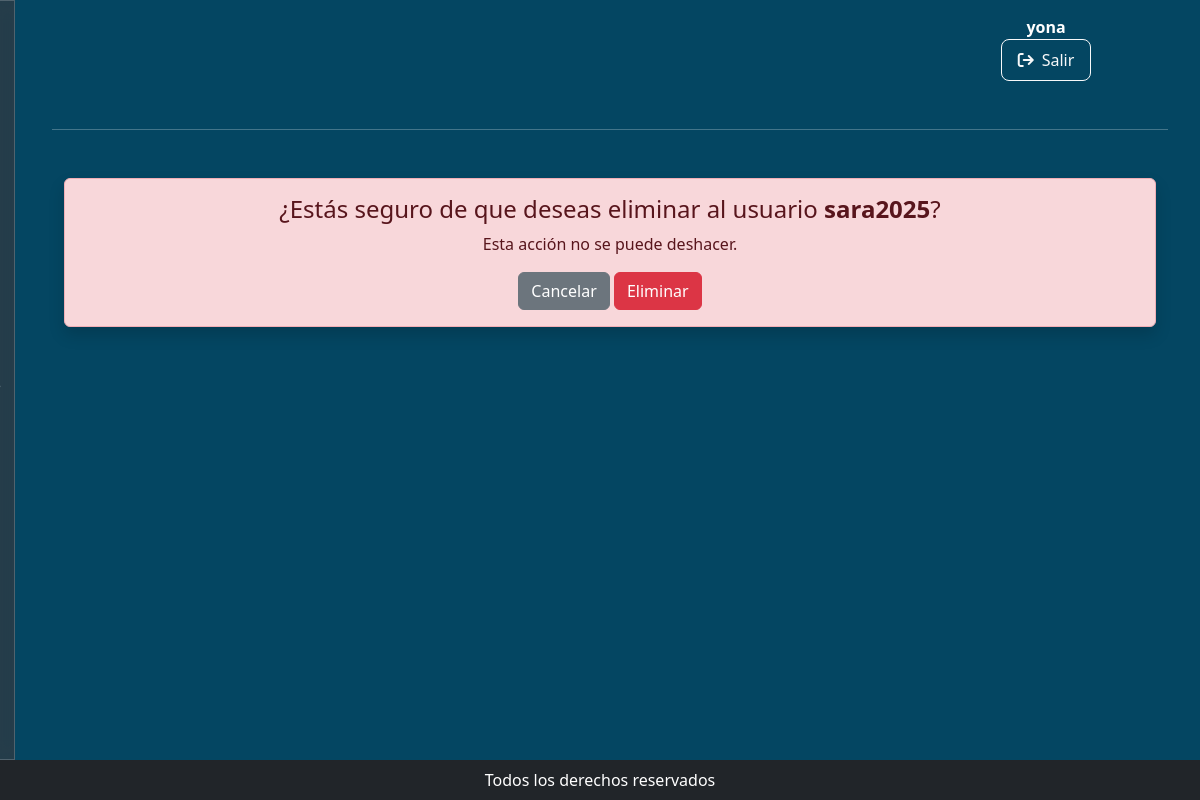
Page /usuarios/eliminar/1/ (signed in) on the committed database.
### usuarios/models.py (models this page shows, shortened)
class UsuarioPersonalizado(AbstractUser):
    ROLES = [
        ('Administrador', 'Administrador'),
        ('Secretaria', 'Secretaria'),
        ('Invitado', 'Invitado'),
        ('Visitante', 'Visitante'),
    ]
    telefono = models.CharField(max_length=20, blank=True, null=True)
    tipo_documento = models.CharField(max_length=15, blank=True, null=True)
    documento = models.CharField(max_length=20, blank=True, null=True, unique=True)
    rol = models.CharField(max_length=15, choices=ROLES)

### usuarios/views.py (the view)
# urls.py: path('eliminar/<int:usuario_id>/', views.eliminar_usuario, name='eliminar_usuario'),
def eliminar_usuario(request, usuario_id):
    usuario = get_object_or_404(UsuarioPersonalizado, id=usuario_id)
    if request.method == 'POST':
        usuario.delete()
        messages.success(request, "Usuario eliminado exitosamente.")
        return redirect('usuarios')
    return render(request, 'usuarios/confirmar_eliminar_usuario.html', {'usuario': usuario})

### usuarios/context_processors.py (called while the page is built)
def es_admin(request):
    return {
        'es_admin': request.user.is_authenticated and (
            request.user.is_superuser or getattr(request.user, 'rol', '') == "Administrador"
        )
    }

### usuarios/templates/usuarios/confirmar_eliminar_usuario.html (shortened to what this page needs)
{% extends "../layouts/base.html" %}
{% block content %}
<div class="container mt-5">
  <div class="alert alert-danger text-center shadow">
    <h4>¿Estás seguro de que deseas eliminar al usuario <strong>{{ usuario.username }}</strong>?</h4>
    <p>Esta acción no se puede deshacer.</p>
    <form method="POST">
      <a href="{% url 'usuarios' %}" class="btn btn-secondary">Cancelar</a>
      <button type="submit" class="btn btn-danger">Eliminar</button>
    </form>
  </div>
</div>
{% endblock %}

### templates/layouts/base.html (shortened to what this page needs)
{% load static %}
<!DOCTYPE html>
<html lang="en">
  <head>
    <link
      rel="stylesheet"
      href="https://cdnjs.cloudflare.com/ajax/libs/font-awesome/6.5.0/css/all.min.css"
    />
    <link
      href="https://cdn.jsdelivr.net/npm/bootstrap@5.3.3/dist/css/bootstrap.min.css"
      rel="stylesheet"
    />
    <link rel="stylesheet" href="{% static 'css/styles.css' %}" />
<link href="https://cdn.jsdelivr.net/npm/select2@4.1.0-rc.0/dist/css/select2.min.css" rel="stylesheet" />
  </head>
  <body>
    <div class="contenedor-encabezados">
       <div class="encabezados">
        </div>
      <div class="encabezado-items">
        {% if request.user.is_authenticated %}
        <span class="fw-bold">{{ request.user.username }}
        </span>
        {% else %} No autenticado {% endif %}
        {% if user.is_authenticated %}
        <form action="{% url 'logout' %}" method="post" style="display: inline">
          <a
            href="{% url 'logout' %}"
            class="btn btn-outline-light d-flex align-items-center gap-2 logout-button">
            <i class="fa fa-sign-out"></i>
            Salir
          </a>
        </form>
        {% endif %}
      </div>
    </div>
    {% include 'layouts/partials/menu.html' %}
    <main>
      <hr>
      {% block content %}
      {% endblock %}
    </main>
    {% include 'layouts/partials/footer.html' %}
  </body>
</html>

### static/css/styles.css (style rules this page uses)
* { padding: 0; margin: 0; box-sizing: border-box; }
body { background-color: #044662 !important; color: #ffffff; }
.contenedor-encabezados { display: flex; align-items:center; justify-content: center; text-align: center; padding-top: 10px; }
.encabezados { display: flex; flex-direction: row; justify-content: left; align-items:center; justify-items: last baseline; padding-left: 10px; flex-wrap: wrap; gap: 20px; width: 75%; }
.encabezado-items { display: flex; flex-direction: column; text-align: center; justify-content: center; align-items:center; justify-items: center; width: 85px; padding-top: 5px; padding-right: 8px; width: 10%; }
.logout-button { padding: 8px 16px; border-radius: 8px; transition: all 0.3s ease; font-weight: 500; }
.logout-button i { transition: transform 0.3s ease; }
main { margin-left: 20px; padding: 2rem; }

### rows in the picture
UsuarioPersonalizado: user.username "yona"
UsuarioPersonalizado: username "sara2025"
